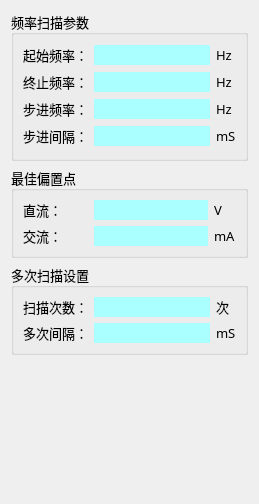
<?xml version="1.0" encoding="UTF-8"?>
<ui version="4.0">
 <class>TestParaForm</class>
 <widget class="QWidget" name="TestParaForm">
  <property name="geometry">
   <rect>
    <x>0</x>
    <y>0</y>
    <width>259</width>
    <height>504</height>
   </rect>
  </property>
  <property name="windowTitle">
   <string>Form</string>
  </property>
  <layout class="QGridLayout" name="gridLayout">
   <item row="2" column="0">
    <widget class="QGroupBox" name="groupBox_4">
     <property name="sizePolicy">
      <sizepolicy hsizetype="Preferred" vsizetype="Fixed">
       <horstretch>0</horstretch>
       <verstretch>0</verstretch>
      </sizepolicy>
     </property>
     <property name="minimumSize">
      <size>
       <width>0</width>
       <height>90</height>
      </size>
     </property>
     <property name="font">
      <font>
       <family>微软雅黑</family>
       <pointsize>10</pointsize>
      </font>
     </property>
     <property name="title">
      <string>多次扫描设置</string>
     </property>
     <layout class="QGridLayout" name="gridLayout_11">
      <item row="0" column="2">
       <widget class="QLabel" name="label_34">
        <property name="sizePolicy">
         <sizepolicy hsizetype="Fixed" vsizetype="Preferred">
          <horstretch>0</horstretch>
          <verstretch>0</verstretch>
         </sizepolicy>
        </property>
        <property name="font">
         <font>
          <family>微软雅黑</family>
          <pointsize>10</pointsize>
          <weight>50</weight>
          <italic>false</italic>
          <bold>false</bold>
         </font>
        </property>
        <property name="text">
         <string>次</string>
        </property>
       </widget>
      </item>
      <item row="1" column="0">
       <widget class="QLabel" name="label_36">
        <property name="sizePolicy">
         <sizepolicy hsizetype="Fixed" vsizetype="Fixed">
          <horstretch>0</horstretch>
          <verstretch>0</verstretch>
         </sizepolicy>
        </property>
        <property name="text">
         <string>多次间隔：</string>
        </property>
       </widget>
      </item>
      <item row="1" column="2">
       <widget class="QLabel" name="label_35">
        <property name="sizePolicy">
         <sizepolicy hsizetype="Fixed" vsizetype="Preferred">
          <horstretch>0</horstretch>
          <verstretch>0</verstretch>
         </sizepolicy>
        </property>
        <property name="font">
         <font>
          <family>微软雅黑</family>
          <pointsize>10</pointsize>
          <weight>50</weight>
          <italic>false</italic>
          <bold>false</bold>
         </font>
        </property>
        <property name="text">
         <string>mS</string>
        </property>
       </widget>
      </item>
      <item row="0" column="0">
       <widget class="QLabel" name="label_37">
        <property name="sizePolicy">
         <sizepolicy hsizetype="Fixed" vsizetype="Fixed">
          <horstretch>0</horstretch>
          <verstretch>0</verstretch>
         </sizepolicy>
        </property>
        <property name="text">
         <string>扫描次数：</string>
        </property>
       </widget>
      </item>
      <item row="0" column="1">
       <widget class="QLabel" name="lbScanNumbers">
        <property name="minimumSize">
         <size>
          <width>100</width>
          <height>0</height>
         </size>
        </property>
        <property name="styleSheet">
         <string notr="true">background-color: rgb(170, 255, 255);
font: 10pt &quot;微软雅黑&quot;;</string>
        </property>
        <property name="text">
         <string/>
        </property>
       </widget>
      </item>
      <item row="1" column="1">
       <widget class="QLabel" name="lbMutilTime">
        <property name="minimumSize">
         <size>
          <width>100</width>
          <height>0</height>
         </size>
        </property>
        <property name="styleSheet">
         <string notr="true">background-color: rgb(170, 255, 255);
font: 10pt &quot;微软雅黑&quot;;</string>
        </property>
        <property name="text">
         <string/>
        </property>
       </widget>
      </item>
     </layout>
    </widget>
   </item>
   <item row="0" column="0">
    <widget class="QGroupBox" name="groupBox_2">
     <property name="sizePolicy">
      <sizepolicy hsizetype="Preferred" vsizetype="Fixed">
       <horstretch>0</horstretch>
       <verstretch>0</verstretch>
      </sizepolicy>
     </property>
     <property name="minimumSize">
      <size>
       <width>0</width>
       <height>150</height>
      </size>
     </property>
     <property name="font">
      <font>
       <family>微软雅黑</family>
       <pointsize>10</pointsize>
      </font>
     </property>
     <property name="styleSheet">
      <string notr="true"/>
     </property>
     <property name="title">
      <string>频率扫描参数</string>
     </property>
     <layout class="QGridLayout" name="gridLayout_7">
      <item row="0" column="1">
       <widget class="QLabel" name="lbStartFre">
        <property name="minimumSize">
         <size>
          <width>100</width>
          <height>0</height>
         </size>
        </property>
        <property name="styleSheet">
         <string notr="true">background-color: rgb(170, 255, 255);
font: 10pt &quot;微软雅黑&quot;;</string>
        </property>
        <property name="text">
         <string/>
        </property>
       </widget>
      </item>
      <item row="3" column="0">
       <widget class="QLabel" name="label_11">
        <property name="sizePolicy">
         <sizepolicy hsizetype="Fixed" vsizetype="Fixed">
          <horstretch>0</horstretch>
          <verstretch>0</verstretch>
         </sizepolicy>
        </property>
        <property name="font">
         <font>
          <family>微软雅黑</family>
          <pointsize>10</pointsize>
          <weight>50</weight>
          <italic>false</italic>
          <bold>false</bold>
         </font>
        </property>
        <property name="text">
         <string>步进间隔：</string>
        </property>
       </widget>
      </item>
      <item row="2" column="2">
       <widget class="QLabel" name="label_10">
        <property name="sizePolicy">
         <sizepolicy hsizetype="Fixed" vsizetype="Preferred">
          <horstretch>0</horstretch>
          <verstretch>0</verstretch>
         </sizepolicy>
        </property>
        <property name="font">
         <font>
          <family>微软雅黑</family>
          <pointsize>10</pointsize>
          <weight>50</weight>
          <italic>false</italic>
          <bold>false</bold>
         </font>
        </property>
        <property name="text">
         <string>Hz</string>
        </property>
       </widget>
      </item>
      <item row="0" column="0">
       <widget class="QLabel" name="label">
        <property name="sizePolicy">
         <sizepolicy hsizetype="Fixed" vsizetype="Fixed">
          <horstretch>0</horstretch>
          <verstretch>0</verstretch>
         </sizepolicy>
        </property>
        <property name="font">
         <font>
          <family>微软雅黑</family>
          <pointsize>10</pointsize>
          <weight>50</weight>
          <italic>false</italic>
          <bold>false</bold>
         </font>
        </property>
        <property name="text">
         <string>起始频率：</string>
        </property>
       </widget>
      </item>
      <item row="0" column="2">
       <widget class="QLabel" name="label_16">
        <property name="sizePolicy">
         <sizepolicy hsizetype="Fixed" vsizetype="Preferred">
          <horstretch>0</horstretch>
          <verstretch>0</verstretch>
         </sizepolicy>
        </property>
        <property name="font">
         <font>
          <family>微软雅黑</family>
          <pointsize>10</pointsize>
          <weight>50</weight>
          <italic>false</italic>
          <bold>false</bold>
         </font>
        </property>
        <property name="text">
         <string>Hz</string>
        </property>
       </widget>
      </item>
      <item row="1" column="2">
       <widget class="QLabel" name="label_12">
        <property name="sizePolicy">
         <sizepolicy hsizetype="Fixed" vsizetype="Preferred">
          <horstretch>0</horstretch>
          <verstretch>0</verstretch>
         </sizepolicy>
        </property>
        <property name="font">
         <font>
          <family>微软雅黑</family>
          <pointsize>10</pointsize>
          <weight>50</weight>
          <italic>false</italic>
          <bold>false</bold>
         </font>
        </property>
        <property name="text">
         <string>Hz</string>
        </property>
       </widget>
      </item>
      <item row="2" column="0">
       <widget class="QLabel" name="label_9">
        <property name="sizePolicy">
         <sizepolicy hsizetype="Fixed" vsizetype="Fixed">
          <horstretch>0</horstretch>
          <verstretch>0</verstretch>
         </sizepolicy>
        </property>
        <property name="font">
         <font>
          <family>微软雅黑</family>
          <pointsize>10</pointsize>
          <weight>50</weight>
          <italic>false</italic>
          <bold>false</bold>
         </font>
        </property>
        <property name="text">
         <string>步进频率：</string>
        </property>
       </widget>
      </item>
      <item row="3" column="2">
       <widget class="QLabel" name="label_14">
        <property name="sizePolicy">
         <sizepolicy hsizetype="Fixed" vsizetype="Preferred">
          <horstretch>0</horstretch>
          <verstretch>0</verstretch>
         </sizepolicy>
        </property>
        <property name="font">
         <font>
          <family>微软雅黑</family>
          <pointsize>10</pointsize>
          <weight>50</weight>
          <italic>false</italic>
          <bold>false</bold>
         </font>
        </property>
        <property name="text">
         <string>mS</string>
        </property>
       </widget>
      </item>
      <item row="1" column="0">
       <widget class="QLabel" name="label_2">
        <property name="sizePolicy">
         <sizepolicy hsizetype="Fixed" vsizetype="Fixed">
          <horstretch>0</horstretch>
          <verstretch>0</verstretch>
         </sizepolicy>
        </property>
        <property name="font">
         <font>
          <family>微软雅黑</family>
          <pointsize>10</pointsize>
          <weight>50</weight>
          <italic>false</italic>
          <bold>false</bold>
         </font>
        </property>
        <property name="text">
         <string>终止频率：</string>
        </property>
       </widget>
      </item>
      <item row="1" column="1">
       <widget class="QLabel" name="lbStopFre">
        <property name="minimumSize">
         <size>
          <width>100</width>
          <height>0</height>
         </size>
        </property>
        <property name="styleSheet">
         <string notr="true">background-color: rgb(170, 255, 255);
font: 10pt &quot;微软雅黑&quot;;</string>
        </property>
        <property name="text">
         <string/>
        </property>
       </widget>
      </item>
      <item row="2" column="1">
       <widget class="QLabel" name="lbStepFre">
        <property name="minimumSize">
         <size>
          <width>100</width>
          <height>0</height>
         </size>
        </property>
        <property name="styleSheet">
         <string notr="true">background-color: rgb(170, 255, 255);
font: 10pt &quot;微软雅黑&quot;;</string>
        </property>
        <property name="text">
         <string/>
        </property>
       </widget>
      </item>
      <item row="3" column="1">
       <widget class="QLabel" name="lbStepTime">
        <property name="minimumSize">
         <size>
          <width>100</width>
          <height>0</height>
         </size>
        </property>
        <property name="styleSheet">
         <string notr="true">background-color: rgb(170, 255, 255);
font: 10pt &quot;微软雅黑&quot;;</string>
        </property>
        <property name="text">
         <string/>
        </property>
       </widget>
      </item>
     </layout>
    </widget>
   </item>
   <item row="1" column="0">
    <widget class="QGroupBox" name="groupBox_6">
     <property name="sizePolicy">
      <sizepolicy hsizetype="Preferred" vsizetype="Fixed">
       <horstretch>0</horstretch>
       <verstretch>0</verstretch>
      </sizepolicy>
     </property>
     <property name="minimumSize">
      <size>
       <width>0</width>
       <height>90</height>
      </size>
     </property>
     <property name="font">
      <font>
       <family>微软雅黑</family>
       <pointsize>10</pointsize>
      </font>
     </property>
     <property name="title">
      <string>最佳偏置点</string>
     </property>
     <layout class="QGridLayout" name="gridLayout_12">
      <item row="1" column="0">
       <widget class="QLabel" name="label_40">
        <property name="sizePolicy">
         <sizepolicy hsizetype="Fixed" vsizetype="Preferred">
          <horstretch>0</horstretch>
          <verstretch>0</verstretch>
         </sizepolicy>
        </property>
        <property name="minimumSize">
         <size>
          <width>65</width>
          <height>0</height>
         </size>
        </property>
        <property name="text">
         <string>交流：</string>
        </property>
       </widget>
      </item>
      <item row="0" column="2">
       <widget class="QLabel" name="label_38">
        <property name="sizePolicy">
         <sizepolicy hsizetype="Fixed" vsizetype="Preferred">
          <horstretch>0</horstretch>
          <verstretch>0</verstretch>
         </sizepolicy>
        </property>
        <property name="font">
         <font>
          <family>微软雅黑</family>
          <pointsize>10</pointsize>
          <weight>50</weight>
          <italic>false</italic>
          <bold>false</bold>
         </font>
        </property>
        <property name="text">
         <string>V</string>
        </property>
       </widget>
      </item>
      <item row="1" column="2">
       <widget class="QLabel" name="label_41">
        <property name="sizePolicy">
         <sizepolicy hsizetype="Fixed" vsizetype="Preferred">
          <horstretch>0</horstretch>
          <verstretch>0</verstretch>
         </sizepolicy>
        </property>
        <property name="font">
         <font>
          <family>微软雅黑</family>
          <pointsize>10</pointsize>
          <weight>50</weight>
          <italic>false</italic>
          <bold>false</bold>
         </font>
        </property>
        <property name="text">
         <string>mA</string>
        </property>
       </widget>
      </item>
      <item row="0" column="0">
       <widget class="QLabel" name="label_39">
        <property name="sizePolicy">
         <sizepolicy hsizetype="Fixed" vsizetype="Preferred">
          <horstretch>0</horstretch>
          <verstretch>0</verstretch>
         </sizepolicy>
        </property>
        <property name="minimumSize">
         <size>
          <width>65</width>
          <height>0</height>
         </size>
        </property>
        <property name="text">
         <string>直流：</string>
        </property>
       </widget>
      </item>
      <item row="1" column="1">
       <widget class="QLabel" name="lbOptinalAC">
        <property name="minimumSize">
         <size>
          <width>100</width>
          <height>0</height>
         </size>
        </property>
        <property name="styleSheet">
         <string notr="true">background-color: rgb(170, 255, 255);
font: 10pt &quot;微软雅黑&quot;;</string>
        </property>
        <property name="text">
         <string/>
        </property>
       </widget>
      </item>
      <item row="0" column="1">
       <widget class="QLabel" name="lbOptinalDC">
        <property name="minimumSize">
         <size>
          <width>100</width>
          <height>0</height>
         </size>
        </property>
        <property name="styleSheet">
         <string notr="true">background-color: rgb(170, 255, 255);
font: 10pt &quot;微软雅黑&quot;;</string>
        </property>
        <property name="text">
         <string/>
        </property>
       </widget>
      </item>
     </layout>
    </widget>
   </item>
   <item row="3" column="0">
    <spacer name="verticalSpacer">
     <property name="orientation">
      <enum>Qt::Vertical</enum>
     </property>
     <property name="sizeHint" stdset="0">
      <size>
       <width>20</width>
       <height>40</height>
      </size>
     </property>
    </spacer>
   </item>
  </layout>
 </widget>
 <resources/>
 <connections/>
</ui>
